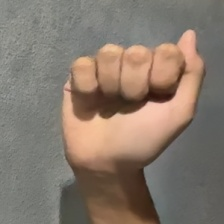
#> input picture dataset/A/A_0002.jpg, 224 x 224 px
$ python -i segment_skin_hsv.py   (imports and definitions only)
#> lines starting #> are read from the running program, lines starting #| are printed output that depends on the picture; after the words box and inside, x2 and y2 are one past the last pixel; in counts of white or black regions, pixels touching at a corner belong together
"""แยกบริเวณมือ/ผิวหนังด้วยช่วงสีในระบบ HSV (OpenCV)

เทคโนโลยี: แปลง RGB → HSV แล้วใช้ช่วง H/S/V กรองพิกเซลผิว
สำหรับ fingerspelling A–Z ให้ได้มาสก์มือส่งต่อ morph / edge

เทียบเท่า MATLAB: segment_skin_hsv.m
Student 2 - Module 2
"""

from __future__ import annotations

from typing import Any

import cv2
import numpy as np


# ค่าเริ่มต้นเทียบสเกล MATLAB [0, 1] — เหมาะแสงในร่มทั่วไป
# Hue วนรอบแดง จึงมีสองช่วง (ต่ำ + สูง)
_DEFAULT_LIMITS: dict[str, float] = {
    "Hmin": 0.00,
    "Hmax": 0.10,
    "Hmin2": 0.90,
    "Hmax2": 1.00,
    "Smin": 0.20,
    "Smax": 0.70,
    "Vmin": 0.20,
    "Vmax": 1.00,
}


def _merge_limits(hsv_limits: dict[str, Any] | None) -> dict[str, float]:
    """รวมค่าผู้ใช้ทับค่าเริ่มต้น (ฟิลด์ที่ขาดใช้ค่า default)."""
    merged = dict(_DEFAULT_LIMITS)
    if hsv_limits is None:
        return merged
    if not isinstance(hsv_limits, dict):
        raise TypeError("hsv_limits ต้องเป็น dict (เทียบ struct ใน MATLAB)")
    for key, value in hsv_limits.items():
        if value is not None and key in merged:
            merged[key] = float(value)
    return merged


def _to_uint8_rgb(rgb_img: np.ndarray) -> tuple[np.ndarray, np.ndarray]:
    """
    ปรับภาพ RGB ให้เป็น uint8 สำหรับ OpenCV
    คืน (original สำหรับ segmentedImg, uint8 สำหรับแปลงสี)
    """
    if rgb_img is None or rgb_img.size == 0:
        raise ValueError("rgb_img ต้องไม่ว่าง")
    if rgb_img.ndim != 3 or rgb_img.shape[2] != 3:
        raise ValueError("rgb_img ต้องเป็นภาพ RGB ขนาด HxWx3")

    original = rgb_img
    if np.issubdtype(rgb_img.dtype, np.floating):
        work = rgb_img.astype(np.float64)
        if work.max() <= 1.0:
            work = work * 255.0
        work = np.clip(work, 0, 255).astype(np.uint8)
    elif rgb_img.dtype == np.uint8:
        work = rgb_img
    else:
        work = np.clip(rgb_img, 0, 255).astype(np.uint8)
    return original, work


def _unit_to_opencv_hsv(h: float, s: float, v: float) -> tuple[int, int, int]:
    """แปลง HSV สเกล [0,1] (แบบ MATLAB) → OpenCV uint8 (H:0-179, S/V:0-255)."""
    h = float(np.clip(h, 0.0, 1.0))
    s = float(np.clip(s, 0.0, 1.0))
    v = float(np.clip(v, 0.0, 1.0))
    return int(round(h * 179)), int(round(s * 255)), int(round(v * 255))


def segment_skin_hsv(
    rgb_img: np.ndarray,
    hsv_limits: dict[str, Any] | None = None,
) -> tuple[np.ndarray, np.ndarray]:
    """
    แยกมือ/ผิวด้วย HSV

    พารามิเตอร์
    ----------
    rgb_img : ndarray HxWx3
        ภาพ RGB (uint8 หรือ float ใน [0,1] / [0,255])
    hsv_limits : dict, optional
        คีย์แบบ MATLAB: Hmin, Hmax, Hmin2, Hmax2, Smin, Smax, Vmin, Vmax
        ค่าอยู่ในช่วง [0, 1]

    คืนค่า
    -------
    binary_mask : ndarray bool HxW
        True = พิกเซลที่น่าจะเป็นผิว/มือ
    segmented_img : ndarray
        ภาพ RGB คลาสเดียวกับอินพุต; พื้นหลังที่ไม่ใช่ผิว = 0
    """
    original, rgb_u8 = _to_uint8_rgb(rgb_img)
    limits = _merge_limits(hsv_limits)

    # OpenCV รองรับ COLOR_RGB2HSV โดยตรง — อินพุตยังเป็น RGB เหมือน MATLAB
    hsv = cv2.cvtColor(rgb_u8, cv2.COLOR_RGB2HSV)
#> hsv: shape (224, 224, 3); mean H, S, V 29.5, 46.2, 135.2

    h1_lo, s_lo, v_lo = _unit_to_opencv_hsv(limits["Hmin"], limits["Smin"], limits["Vmin"])
    h1_hi, s_hi, v_hi = _unit_to_opencv_hsv(limits["Hmax"], limits["Smax"], limits["Vmax"])
    h2_lo, _, _ = _unit_to_opencv_hsv(limits["Hmin2"], limits["Smin"], limits["Vmin"])
    h2_hi, _, _ = _unit_to_opencv_hsv(limits["Hmax2"], limits["Smax"], limits["Vmax"])

    # สองช่วง Hue (แดงวนรอบ) แล้ว OR กัน — เทียบ hueMask ใน MATLAB
    mask1 = cv2.inRange(hsv, (h1_lo, s_lo, v_lo), (h1_hi, s_hi, v_hi))
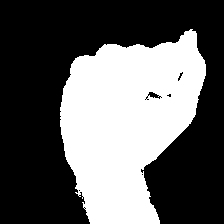
#> mask1: shape (224, 224); 37.8% white; 1 white region, box (x1, y1, x2, y2) and area: (60, 29, 206, 224) 18947
    mask2 = cv2.inRange(hsv, (h2_lo, s_lo, v_lo), (h2_hi, s_hi, v_hi))
#> mask2: shape (224, 224); every value is 0
    binary_u8 = cv2.bitwise_or(mask1, mask2)
    binary_mask = binary_u8.astype(bool)

    # คงพิกเซลผิว; ตั้งพื้นหลังเป็น 0 (พรีวิว GUI)
    segmented_img = original.copy()
    segmented_img[~binary_mask] = 0
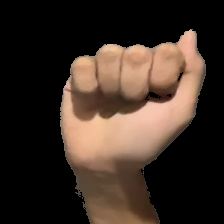
#> segmented_img: shape (224, 224, 3); mean R, G, B 61.1, 46.8, 37.6
    return binary_mask, segmented_img

>>> import cv2
>>> picture = cv2.cvtColor(cv2.imread('../dataset/A/A_0002.jpg'), cv2.COLOR_BGR2RGB)
>>> result = segment_skin_hsv(picture)

$ run again, on dataset/A/A_0006.jpg
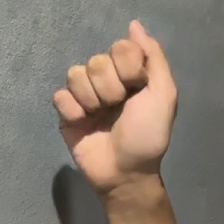
#> input picture dataset/A/A_0006.jpg, 224 x 224 px
#> hsv: shape (224, 224, 3); mean H, S, V 30.6, 41.3, 137.3
#> in segment_skin_hsv, `mask1 = cv2.inRange(hsv, (h1_lo, s_lo, v_lo), (h1_hi, s_hi, v_hi))`:
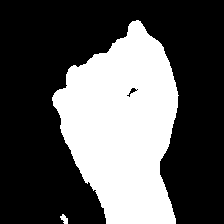
#> mask1: shape (224, 224); 34.4% white; 2 white regions, box (x1, y1, x2, y2) and area: (52, 20, 179, 224) 17202, (60, 214, 68, 224) 49
#> mask2: shape (224, 224); every value is 0
#> in segment_skin_hsv, `segmented_img[~binary_mask] = 0`:
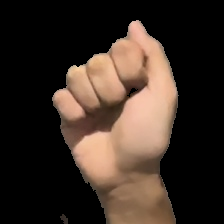
#> segmented_img: shape (224, 224, 3); mean R, G, B 59.7, 46.2, 37.4

$ run again, on dataset/A/A_0010.jpg
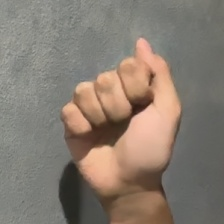
#> input picture dataset/A/A_0010.jpg, 224 x 224 px
#> hsv: shape (224, 224, 3); mean H, S, V 28.5, 38.9, 136.2
#> in segment_skin_hsv, `mask1 = cv2.inRange(hsv, (h1_lo, s_lo, v_lo), (h1_hi, s_hi, v_hi))`:
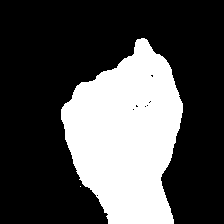
#> mask1: shape (224, 224); 30.6% white; 2 white regions (1 under 20 px), largest, box (x1, y1, x2, y2) and area: (61, 38, 183, 224) 15349
#> mask2: shape (224, 224); every value is 0
#> in segment_skin_hsv, `segmented_img[~binary_mask] = 0`:
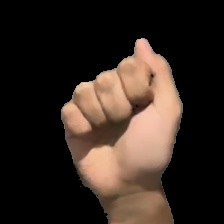
#> segmented_img: shape (224, 224, 3); mean R, G, B 52.4, 40.2, 32.6

$ run again, on dataset/A/A_0026.jpg
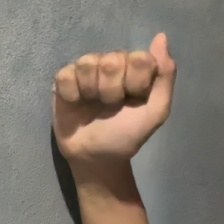
#> input picture dataset/A/A_0026.jpg, 224 x 224 px
#> hsv: shape (224, 224, 3); mean H, S, V 30.3, 40.8, 130.4
#> in segment_skin_hsv, `mask1 = cv2.inRange(hsv, (h1_lo, s_lo, v_lo), (h1_hi, s_hi, v_hi))`:
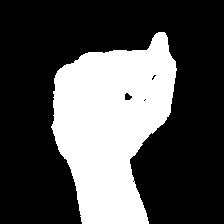
#> mask1: shape (224, 224); 31.4% white; 1 white region, box (x1, y1, x2, y2) and area: (51, 32, 177, 224) 15773
#> mask2: shape (224, 224); every value is 0
#> in segment_skin_hsv, `segmented_img[~binary_mask] = 0`:
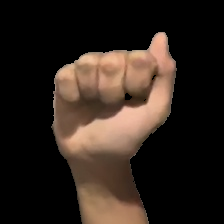
#> segmented_img: shape (224, 224, 3); mean R, G, B 46.8, 35.6, 28.4
